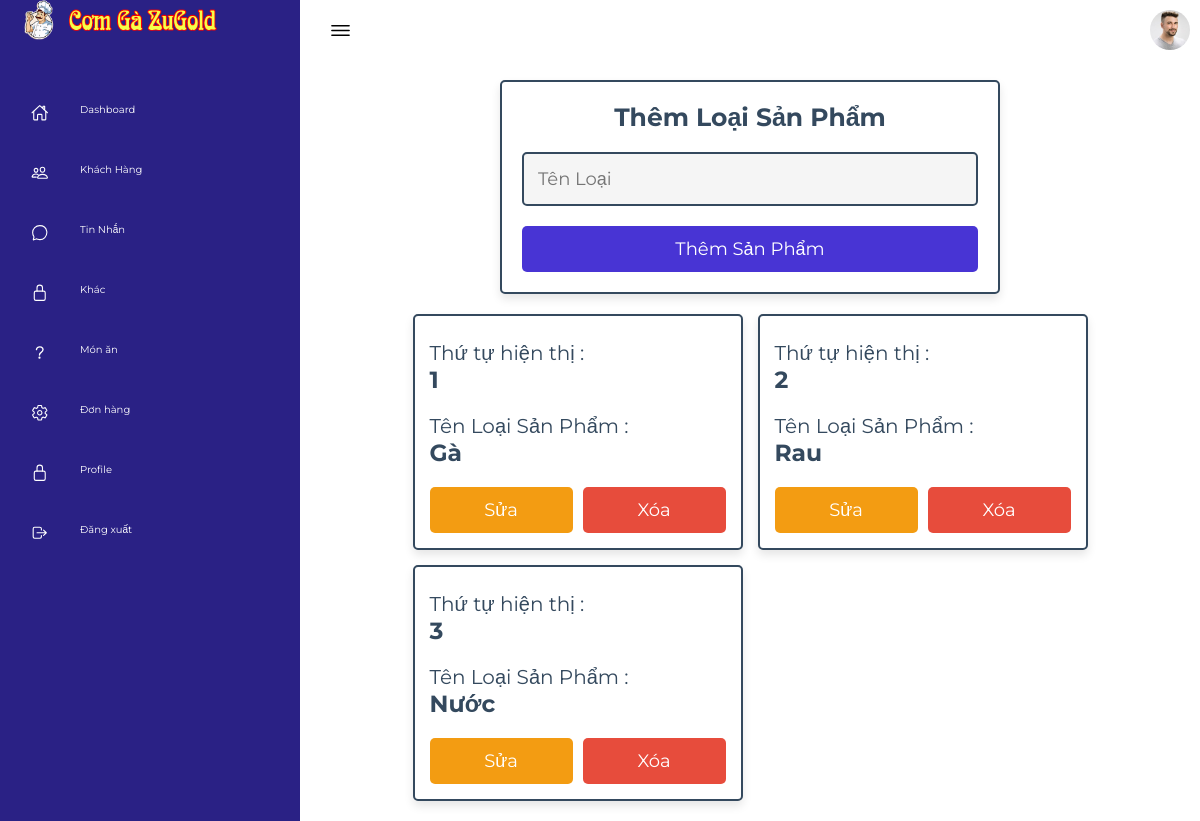
The app's page /haha/admin-loai.php (signed in) with its own data.
### tables this page shows
CREATE TABLE `loaisp` (
  `id` int(11) NOT NULL,
  `name` varchar(30) NOT NULL
);

### haha/admin-loai.php (the view, shortened to what this page needs)
<!DOCTYPE html>
<html lang="en">
<head>
    <link rel="stylesheet" href="assets/css/style.css">
    <link rel="stylesheet" href="../css/admin_style.css">
</head>
<body>
    <?php include 'lk/menu.php'; ?>
        <div class="main">
            <div class="topbar">
                <div class="toggle">
                    <ion-icon name="menu-outline"></ion-icon>
                </div>
                <div class="user">
                    <img src="assets/imgs/customer01.jpg" alt="">
                </div>
            </div>
<section class="add-products">
   <form action="" method="POST" enctype="multipart/form-data">
      <h3>Thêm Loại Sản Phẩm</h3>
      <input type="text" required placeholder="Tên Loại" name="name" maxlength="100" class="box">
      <input type="submit" value="Thêm sản phẩm" name="add_category" class="btn">
   </form>
</section>
<section class="show-products" style="padding-top: 0;">
   <div class="box-container">
   <?php
      $show_category = $conn->prepare("SELECT * FROM `loaisp`");
      $show_category->execute();
      if($show_category->rowCount() > 0){
         while($fetch_category = $show_category->fetch(PDO::FETCH_ASSOC)){
   ?>
   <div class="box">
      <div class="name">Thứ tự hiện thị :<h3><?= $fetch_category['id']; ?></h3></div>
      <div class="name">Tên Loại Sản Phẩm :<h3><?= $fetch_category['name']; ?></h3></div>
      <div class="flex-btn">
         <a href="admin-update-loai.php?update=<?= $fetch_category['id']; ?>" class="option-btn">Sửa</a>
         <a href="admin-loai.php?delete=<?= $fetch_category['id']; ?>" class="delete-btn" onclick="return confirm('Xóa danh mục?');">Xóa</a>
      </div>
   </div>
   <?php
         }
      }else{
         echo '<p class="empty">Chưa có danh mục được thêm vào!</p>';
      }
   ?>
   </div>
    </section>
</body>
</html>

### haha/assets/css/style.css (style rules this page uses)
* { font-family: "Ubuntu", sans-serif; margin: 0; padding: 0; box-sizing: border-box; }
:root { --blue: #2a2185; --white: #fff; --gray: #f5f5f5; --black1: #222; --black2: #999; }
body { min-height: 100vh; overflow-x: hidden; }
.main { position: absolute; width: calc(100% - 300px); left: 300px; min-height: 100vh; background: var(--white); transition: 0.5s; }
.topbar { width: 100%; height: 60px; display: flex; justify-content: space-between; align-items: center; padding: 0 10px; }
.toggle { position: relative; width: 60px; height: 60px; display: flex; justify-content: center; align-items: center; font-size: 2.5rem; cursor: pointer; }
.user { position: relative; width: 40px; height: 40px; border-radius: 50%; overflow: hidden; cursor: pointer; }
.user img { position: absolute; top: 0; left: 0; width: 100%; height: 100%; object-fit: cover; }

### css/admin_style.css (style rules this page uses)
:root { --main-color:#4834d4; --red:#e74c3c; --orange:#f39c12; --black:#34495e; --white:#fff; --light-bg:#f5f5f5; --light-color:#999; --border:.2rem solid var(--black); --box-shadow:0 .5rem 1rem rgba(0,0,0,.1); }
* { font-family: 'Montserrat', sans-serif; margin:0; padding:0; box-sizing: border-box; text-decoration: none; outline: none; border:none; }
html { font-size: 62.5%; overflow-x: hidden; }
body { background-color: var(--light-bg); }
section { max-width: 1200px; margin:0 auto; padding:2rem; }
.btn, .delete-btn, .option-btn { display: block; margin-top: 1rem; border-radius: .5rem; cursor: pointer; width: 100%; font-size: 1.8rem; color:var(--white); padding:1.2rem 3rem; text-transform: capitalize; text-align: center; }
.btn { background-color: var(--main-color); }
.delete-btn { background-color: var(--red); }
.option-btn { background-color: var(--orange); }
.flex-btn { display: flex; gap:1rem; }
.add-products form { margin:0 auto; max-width: 50rem; background-color: var(--white); border-radius: .5rem; box-shadow: var(--box-shadow); border:var(--border); padding:2rem; text-align: center; }
.add-products form h3 { margin-bottom: 1rem; font-size: 2.5rem; color:var(--black); text-transform: capitalize; }
.add-products form .box { background-color: var(--light-bg); border:var(--border); width: 100%; padding:1.4rem; font-size: 1.8rem; color:var(--black); border-radius: .5rem; margin: 1rem 0; }
.show-products .box-container { display: grid; grid-template-columns: repeat(auto-fit, 33rem); gap:1.5rem; justify-content: center; align-items: flex-start; }
.show-products .box-container .box { background-color: var(--white); border-radius: .5rem; box-shadow: var(--box-shadow); border:var(--border); padding:1.5rem; }
.show-products .box-container .box .name { font-size: 2rem; color:var(--black); padding:1rem 0; }

### records on screen
loaisp: id "1", name "Gà"
loaisp: id "2", name "Rau"
loaisp: id "3", name "Nước"
